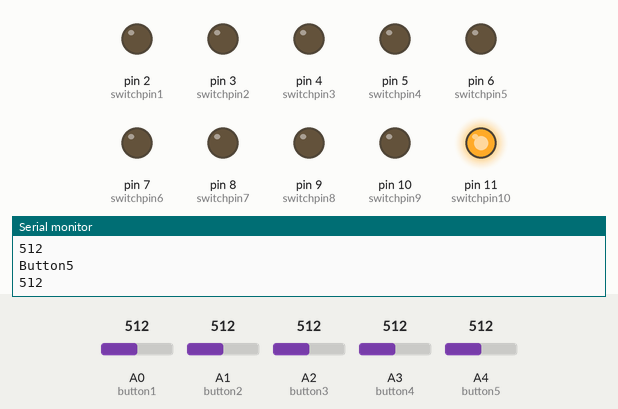
Bench run of a sketch on a simulated Arduino Uno, built with avr-gcc and run on an emulated ATmega328P. Parts: output pins drawn as LEDs (lit = HIGH), the last lines printed to the serial monitor. The inputs (shaded band) are chosen by the test bench; at power-on: A4 (button5) = 512, A3 (button4) = 512, A2 (button3) = 512, A1 (button2) = 512, A0 (button1) = 512.

Above: at 1.2 s.
1.3 s: A4 (button5) set to 483
At 3.6 s:
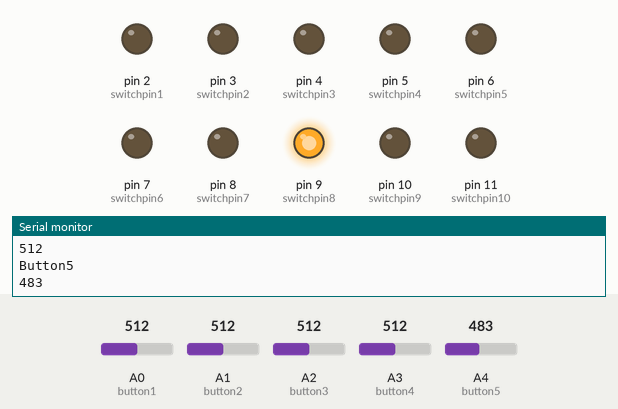
5.8 s: A3 (button4) set to 484
At 9.3 s:
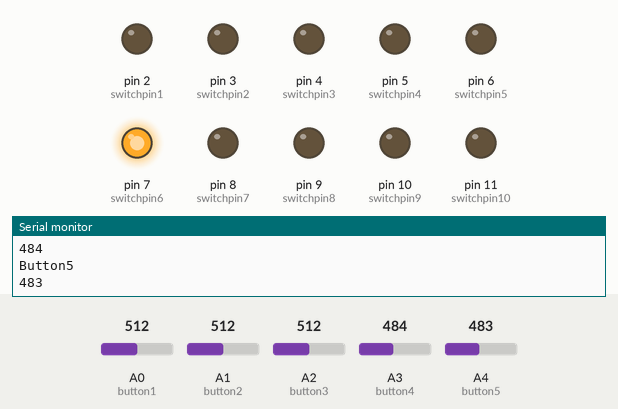
9.6 s: A2 (button3) set to 482
At 11.8 s:
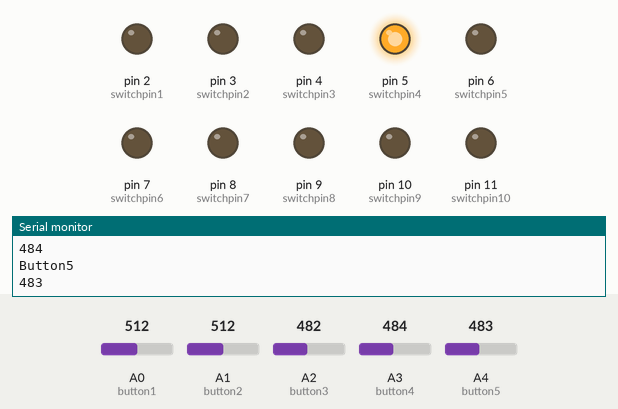
14.1 s: A1 (button2) set to 490
At 16.4 s:
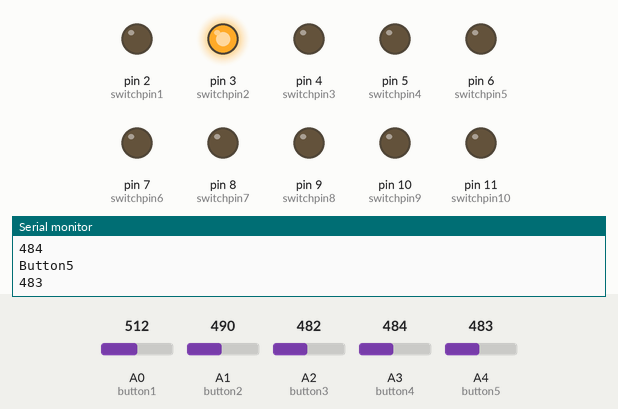
18.6 s: A4 (button5) set to 510
At 22.0 s:
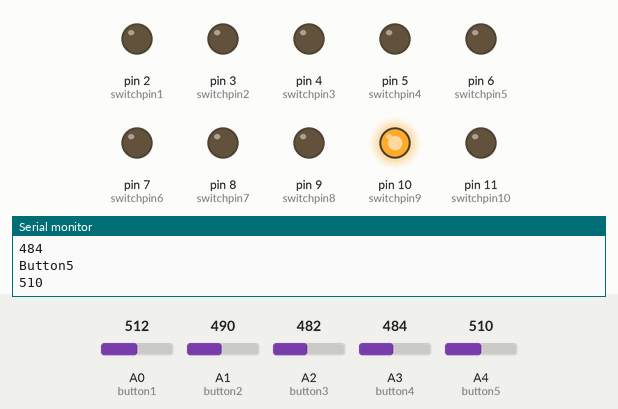
22.3 s: A4 (button5) set to 490
At 26.8 s:
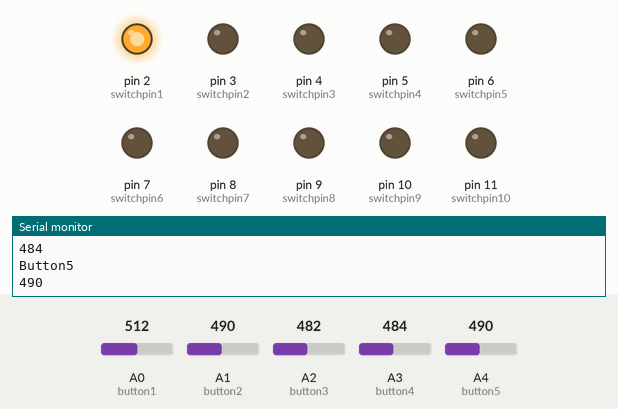
Timing chart, 0 to 27.8 s (numbered marks = the images above; inputs shaded):
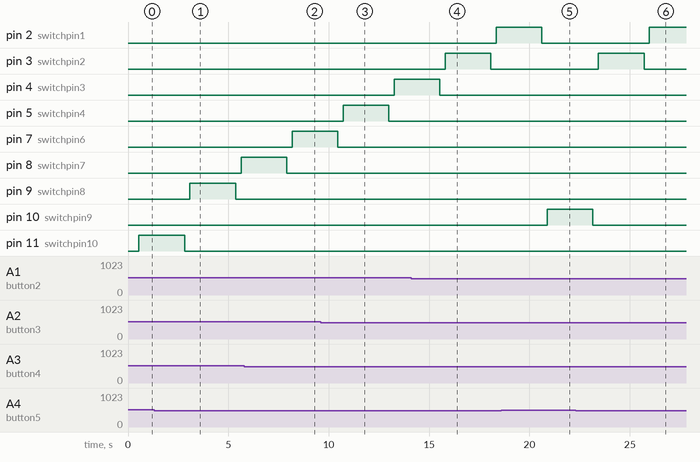

Measured:
- the behaviour switches between 501 and 500 on A4 (button5) (found by bisection; images 0 and 1)
- the behaviour switches between 501 and 500 on A3 (button4) (found by bisection; images 1 and 2)
- the behaviour switches between 501 and 500 on A2 (button3) (found by bisection; images 2 and 3)
- after the input at 1.3 s, pin 8 (switchpin7): LOW → HIGH after 4.3 s; pin 9 (switchpin8): LOW → HIGH after 1.8 s, → LOW 2.3 s later; pin 10 (switchpin9): stays LOW (without the input it goes to HIGH after 1.8 s)
- after the input at 5.8 s, pin 7 (switchpin6): LOW → HIGH after 2.4 s; pin 9 (switchpin8): stays LOW (without the input it goes to HIGH after 2.4 s)
- after the input at 9.6 s, pin 4 (switchpin3): LOW → HIGH after 3.7 s; pin 5 (switchpin4): LOW → HIGH after 1.1 s, → LOW 2.3 s later; pin 6 (switchpin5): stays LOW (without the input it goes to HIGH after 1.1 s); pin 7 (switchpin6): goes on until 10.4 s, then stays LOW
- after the input at 14.1 s, pin 2 (switchpin1): LOW → HIGH after 4.2 s; pin 3 (switchpin2): LOW → HIGH after 1.7 s, → LOW 2.3 s later; pin 5 (switchpin4): stays LOW (without the input it goes to HIGH after 1.7 s)
- after the input at 18.6 s, pin 3 (switchpin2): stays LOW (without the input it goes to HIGH after 2.3 s); pin 10 (switchpin9): LOW → HIGH after 2.3 s
- after the input at 22.3 s, pin 2 (switchpin1): LOW → HIGH after 3.7 s; pin 3 (switchpin2): LOW → HIGH after 1.1 s, → LOW 2.3 s later; pin 10 (switchpin9): goes on until 23.2 s, then stays LOW; pin 11 (switchpin10): stays LOW (without the input it goes to HIGH after 1.1 s)

The sketch:

Arduino_Tortoise_Switch_Sketch.ino
```cpp
const int switchpin1=2;//set up digital pin 2 for controlling switch 1
const int switchpin2=3;//set up digital pin 3 for controlling switch 1
const int switchpin3=4;//set up digital pin 4 for controlling switch 2
const int switchpin4=5;//set up digital pin 5 for controlling switch 2
const int switchpin5=6;//set up digital pin 6 for controlling switch 3
const int switchpin6=7;//set up digital pin 7 for controlling switch 3
const int switchpin7=8;//set up digital pin 8 for controlling switch 4
const int switchpin8=9;//set up digital pin 9 for controlling switch 4
const int switchpin9=10;//set up digital pin 10 for controlling switch 5
const int switchpin10=11;//set up digital pin 11 for controlling switch 5
const int button1=A0;//set up analog pin A0 for reading button 1
const int button2=A1;//set up analog pin A0 for reading button 2
const int button3=A2;//set up analog pin A0 for reading button 3
const int button4=A3;//set up analog pin A0 for reading button 4
const int button5=A4;//set up analog pin A0 for reading button 5

int State1=0;//Sets our value for the state of switch 1
int State2=0;//Sets our value for the state of switch 2
int State3=0;//Sets our value for the state of switch 3
int State4=0;//Sets our value for the state of switch 4
int State5=0;//Sets our value for the state of switch 5

void setup() {
  Serial.begin(9600);//sets up our readings in the serial monitor and the baud rate of 9600
  pinMode(switchpin1,OUTPUT);
  pinMode(switchpin2,OUTPUT);
  pinMode(switchpin3,OUTPUT);
  pinMode(switchpin4,OUTPUT);
  pinMode(switchpin5,OUTPUT);
  pinMode(switchpin6,OUTPUT);
  pinMode(switchpin7,OUTPUT);
  pinMode(switchpin8,OUTPUT);
  pinMode(switchpin9,OUTPUT);
  pinMode(switchpin10,OUTPUT);
}
enum SWITCHSTATES
{
  ST_OFF,
  ST_STRAIGHT1,
  ST_TURN1,
  ST_STRAIGHT2,
  ST_TURN2,
  ST_STRAIGHT3,
  ST_TURN3,
  ST_STRAIGHT4,
  ST_TURN4,
  ST_STRAIGHT5,
  ST_TURN5,
};//Sets up states that arduino can hop between

SWITCHSTATES switchState=ST_OFF;

void loop(){
  Serial.println("State 1");
  Serial.println(State1);//display in serial monitor what the State of State 1 is with the text "State 1" in front.
  Serial.println("State 2");
  Serial.println(State2);//display in serial monitor what the State of State 2 is with the text "State 2" in front.
  Serial.println("State 3");
  Serial.println(State3);//display in serial monitor what the State of State 3 is with the text "State 3" in front.
  Serial.println("State 4");
  Serial.println(State4);//display in serial monitor what the State of State 4 is with the text "State 4" in front.
  Serial.println("State 5");
  Serial.println(State5);//display in serial monitor what the State of State 5 is with the text "State 5" in front.

int ButtonRead1=analogRead(button1);//Stores value for button1
int ButtonRead2=analogRead(button2);//Stores value for button2
int ButtonRead3=analogRead(button3);//Stores value for button3
int ButtonRead4=analogRead(button4);//Stores value for button4
int ButtonRead5=analogRead(button5);//Stores value for button1

  Serial.println("Button 1");
  Serial.println(ButtonRead1);//display in serial monitor what the State of Button 1 is with the text "Button 1" in front.
  Serial.println("Button 2");
  Serial.println(ButtonRead2);//display in serial monitor what the State of Button 2 is with the text "Button 2" in front.
  Serial.println("Button 3");
  Serial.println(ButtonRead3);//display in serial monitor what the State of Button 3 is with the text "Button 3" in front.
  Serial.println("Button 4");
  Serial.println(ButtonRead4);//display in serial monitor what the State of Button 4 is with the text "Button 4" in front.
  Serial.println("Button5");
  Serial.println(ButtonRead5);//display in serial monitor what the State of Button 5 is with the text "Button 5" in front.
  delay(200);// 0.2 second pause between readings
  switch(switchState)
  {
    case ST_OFF:
    switchoff(ButtonRead1,ButtonRead2,ButtonRead3,ButtonRead4,ButtonRead5,State1,State2,State3,State4,State5);
    break;
    case ST_STRAIGHT1:
    switchstraight1(ButtonRead1,ButtonRead2,ButtonRead3,ButtonRead4,ButtonRead5);
    break;
    case ST_TURN1:
    switchturn1(ButtonRead1,ButtonRead2,ButtonRead3,ButtonRead4,ButtonRead5);
    break;
    case ST_STRAIGHT2:
    switchstraight2(ButtonRead1,ButtonRead2,ButtonRead3,ButtonRead4,ButtonRead5);
    break;
    case ST_TURN2:
    switchturn2(ButtonRead1,ButtonRead2,ButtonRead3,ButtonRead4,ButtonRead5);
    break;
    case ST_STRAIGHT3:
    switchstraight3(ButtonRead1,ButtonRead2,ButtonRead3,ButtonRead4,ButtonRead5);
    break;
    case ST_TURN3:
    switchturn3(ButtonRead1,ButtonRead2,ButtonRead3,ButtonRead4,ButtonRead5);
    break;
    case ST_STRAIGHT4:
    switchstraight4(ButtonRead1,ButtonRead2,ButtonRead3,ButtonRead4,ButtonRead5);
    break;
    case ST_TURN4:
    switchturn4(ButtonRead1,ButtonRead2,ButtonRead3,ButtonRead4,ButtonRead5);
    break;
    case ST_STRAIGHT5:
    switchstraight5(ButtonRead1,ButtonRead2,ButtonRead3,ButtonRead4,ButtonRead5);
    break;
    case ST_TURN5:
    switchturn5(ButtonRead1,ButtonRead2,ButtonRead3,ButtonRead4,ButtonRead5);
    break;

  }
}

void switchoff(int ButtonRead1, int ButtonRead2, int ButtonRead3, int ButtonRead4, int ButtonRead5, int State1, int State2, int State3, int State4, int State5){
  digitalWrite(switchpin1,LOW);
  digitalWrite(switchpin2,LOW);
  digitalWrite(switchpin3,LOW);
  digitalWrite(switchpin4,LOW);
  digitalWrite(switchpin5,LOW);
  digitalWrite(switchpin6,LOW);
  digitalWrite(switchpin7,LOW);
  digitalWrite(switchpin8,LOW);
  digitalWrite(switchpin9,LOW);
  digitalWrite(switchpin10,LOW);

  if ((ButtonRead1>500) && (State1==1)){
    switchState=ST_STRAIGHT1;//sends to straight 1 with button press
  }
  if ((ButtonRead1>500) && (State1==0)){
    switchState=ST_TURN1;//sends to turn 1 with button press
  }
  if ((ButtonRead2>500) && (State2==1)){
    switchState=ST_STRAIGHT2;//sends to straight 1 with button press
  }
  if ((ButtonRead2>500) && (State2==0)){
    switchState=ST_TURN2;//sends to turn 1 with button press
  }
  if ((ButtonRead3>500) && (State3==1)){
    switchState=ST_STRAIGHT3;//sends to straight 1 with button press
  }
  if ((ButtonRead3>500) && (State3==0)){
    switchState=ST_TURN3;//sends to turn 1 with button press
  }
    if ((ButtonRead4>500) && (State4==1)){
    switchState=ST_STRAIGHT4;//sends to straight 1 with button press
  }
  if ((ButtonRead4>500) && (State4==0)){
    switchState=ST_TURN4;//sends to turn 1 with button press
  }
  if ((ButtonRead5>500) && (State5==1)){
    switchState=ST_STRAIGHT5;//sends to straight 1 with button press
  }
  if ((ButtonRead5>500) && (State5==0)){
    switchState=ST_TURN5;//sends to turn 1 with button press
  }
}

void switchstraight1(int ButtonRead1, int ButtonRead2, int ButtonRead3, int ButtonRead4, int ButtonRead5){
  digitalWrite(switchpin1,HIGH);
  digitalWrite(switchpin2,LOW);
  digitalWrite(switchpin3,LOW);
  digitalWrite(switchpin4,LOW);
  digitalWrite(switchpin5,LOW);
  digitalWrite(switchpin6,LOW);
  digitalWrite(switchpin7,LOW);
  digitalWrite(switchpin8,LOW);
  digitalWrite(switchpin9,LOW);
  digitalWrite(switchpin10,LOW);
  delay(2000);//keep power to the turnout for 2 seconds
  State1=0;//sets value to 0
  switchState=ST_OFF;
}

void switchturn1(int ButtonRead1, int ButtonRead2, int ButtonRead3, int ButtonRead4, int ButtonRead5){
  digitalWrite(switchpin1,LOW);
  digitalWrite(switchpin2,HIGH);
  digitalWrite(switchpin3,LOW);
  digitalWrite(switchpin4,LOW);
  digitalWrite(switchpin5,LOW);
  digitalWrite(switchpin6,LOW);
  digitalWrite(switchpin7,LOW);
  digitalWrite(switchpin8,LOW);
  digitalWrite(switchpin9,LOW);
  digitalWrite(switchpin10,LOW);
  delay(2000);//keep power to the turnout for 2 seconds
State1=1;//sets value to 1
  switchState=ST_OFF;
}

void switchstraight2(int ButtonRead1, int ButtonRead2, int ButtonRead3, int ButtonRead4, int ButtonRead5){
  digitalWrite(switchpin1,LOW);
  digitalWrite(switchpin2,LOW);
  digitalWrite(switchpin3,HIGH);
  digitalWrite(switchpin4,LOW);
  digitalWrite(switchpin5,LOW);
  digitalWrite(switchpin6,LOW);
  digitalWrite(switchpin7,LOW);
  digitalWrite(switchpin8,LOW);
  digitalWrite(switchpin9,LOW);
  digitalWrite(switchpin10,LOW);
  delay(2000);//keep power to the turnout for 2 seconds
  State2=0;//sets value to 0
  switchState=ST_OFF;
}

void switchturn2(int ButtonRead1, int ButtonRead2, int ButtonRead3, int ButtonRead4, int ButtonRead5){
  digitalWrite(switchpin1,LOW);
  digitalWrite(switchpin2,LOW);
  digitalWrite(switchpin3,LOW);
  digitalWrite(switchpin4,HIGH);
  digitalWrite(switchpin5,LOW);
  digitalWrite(switchpin6,LOW);
  digitalWrite(switchpin7,LOW);
  digitalWrite(switchpin8,LOW);
  digitalWrite(switchpin9,LOW);
  digitalWrite(switchpin10,LOW);
  delay(2000);//keep power to the turnout for 2 seconds
State2=1;//sets value to 1
  switchState=ST_OFF;
}
void switchstraight3(int ButtonRead1, int ButtonRead2, int ButtonRead3, int ButtonRead4, int ButtonRead5){
  digitalWrite(switchpin1,LOW);
  digitalWrite(switchpin2,LOW);
  digitalWrite(switchpin3,LOW);
  digitalWrite(switchpin4,LOW);
  digitalWrite(switchpin5,HIGH);
  digitalWrite(switchpin6,LOW);
  digitalWrite(switchpin7,LOW);
  digitalWrite(switchpin8,LOW);
  digitalWrite(switchpin9,LOW);
  digitalWrite(switchpin10,LOW);
  delay(2000);//keep power to the turnout for 2 seconds
  State3=0;//sets value to 0
  switchState=ST_OFF;
}

void switchturn3(int ButtonRead1, int ButtonRead2, int ButtonRead3, int ButtonRead4, int ButtonRead5){
  digitalWrite(switchpin1,LOW);
  digitalWrite(switchpin2,LOW);
  digitalWrite(switchpin3,LOW);
  digitalWrite(switchpin4,LOW);
  digitalWrite(switchpin5,LOW);
  digitalWrite(switchpin6,HIGH);
  digitalWrite(switchpin7,LOW);
  digitalWrite(switchpin8,LOW);
  digitalWrite(switchpin9,LOW);
  digitalWrite(switchpin10,LOW);
  delay(2000);//keep power to the turnout for 2 seconds
State3=1;//sets value to 1
  switchState=ST_OFF;
}

void switchstraight4(int ButtonRead1, int ButtonRead2, int ButtonRead3, int ButtonRead4, int ButtonRead5){
  digitalWrite(switchpin1,LOW);
  digitalWrite(switchpin2,LOW);
  digitalWrite(switchpin3,LOW);
  digitalWrite(switchpin4,LOW);
  digitalWrite(switchpin5,LOW);
  digitalWrite(switchpin6,LOW);
  digitalWrite(switchpin7,HIGH);
  digitalWrite(switchpin8,LOW);
  digitalWrite(switchpin9,LOW);
  digitalWrite(switchpin10,LOW);
  delay(2000);//keep power to the turnout for 2 seconds
  State4=0;//sets value to 0
  switchState=ST_OFF;
}

void switchturn4(int ButtonRead1, int ButtonRead2, int ButtonRead3, int ButtonRead4, int ButtonRead5){
  digitalWrite(switchpin1,LOW);
  digitalWrite(switchpin2,LOW);
  digitalWrite(switchpin3,LOW);
  digitalWrite(switchpin4,LOW);
  digitalWrite(switchpin5,LOW);
  digitalWrite(switchpin6,LOW);
  digitalWrite(switchpin7,LOW);
  digitalWrite(switchpin8,HIGH);
  digitalWrite(switchpin9,LOW);
  digitalWrite(switchpin10,LOW);
  delay(2000);//keep power to the turnout for 2 seconds
State4=1;//sets value to 1
  switchState=ST_OFF;
}
void switchstraight5(int ButtonRead1, int ButtonRead2, int ButtonRead3, int ButtonRead4, int ButtonRead5){
  digitalWrite(switchpin1,LOW);
  digitalWrite(switchpin2,LOW);
  digitalWrite(switchpin3,LOW);
  digitalWrite(switchpin4,LOW);
  digitalWrite(switchpin5,LOW);
  digitalWrite(switchpin6,LOW);
  digitalWrite(switchpin7,LOW);
  digitalWrite(switchpin8,LOW);
  digitalWrite(switchpin9,HIGH);
  digitalWrite(switchpin10,LOW);
  delay(2000);//keep power to the turnout for 2 seconds
  State5=0;//sets value to 0
  switchState=ST_OFF;
}

void switchturn5(int ButtonRead1, int ButtonRead2, int ButtonRead3, int ButtonRead4, int ButtonRead5){
  digitalWrite(switchpin1,LOW);
  digitalWrite(switchpin2,LOW);
  digitalWrite(switchpin3,LOW);
  digitalWrite(switchpin4,LOW);
  digitalWrite(switchpin5,LOW);
  digitalWrite(switchpin6,LOW);
  digitalWrite(switchpin7,LOW);
  digitalWrite(switchpin8,LOW);
  digitalWrite(switchpin9,LOW);
  digitalWrite(switchpin10,HIGH);
  delay(2000);//keep power to the turnout for 2 seconds
State5=1;//sets value to 1
  switchState=ST_OFF;
}
```
